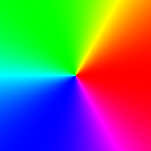
#> input picture 2nd Sem/DIP/WM1BX.png, 151 x 151 px, found by its file name
$ python 5.colortoYcbcr.py
#> lines starting #> are read from the running program, lines starting #| are printed output that depends on the picture
import cv2 as cv
img=cv.imread("/home/christy/Documents/Myself/Academia/PG docs/Lab-assignments/2nd Sem/DIP/WM1BX.png")
#> img is the input picture: shape (151, 151, 3); mean B, G, R 109.4, 109.4, 114.4

imgYCC = cv.cvtColor(img, cv.COLOR_BGR2YCR_CB)
#> imgYCC: shape (151, 151, 3); mean of channels 0, 1, 2 110.9, 130.5, 127.1

cv.imshow('result', imgYCC)
cv.imshow('Y', imgYCC[:,:,0])
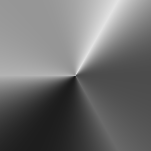
#> window 'Y': shape (151, 151); min 29, max 226, mean 110.9
cv.imshow('cb', imgYCC[:,:,1])
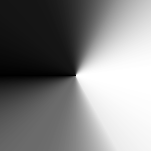
#> window 'cb': shape (151, 151); min 0, max 255, mean 130.5
cv.imshow('cr', imgYCC[:,:,2])
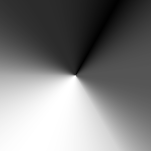
#> window 'cr': shape (151, 151); min 1, max 255, mean 127.1

cv.waitKey(10000)
